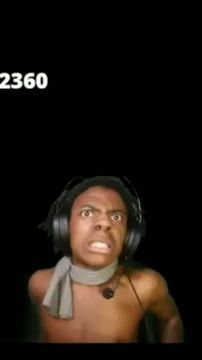
#> input picture frame 27 of sample.mp4, 202 x 360 px
$ jupyter execute converting_colored_video_to_grey_scale_using_opencv.ipynb
#> lines starting #> are read from the running program, lines starting #| are printed output that depends on the picture
<a href="https://colab.research.google.com/github/NOTGOD6000/-Convert-Colored-Video-to-Grey-Scale-b-w-/blob/main/converting_colored_video_to_grey_scale_using_opencv.ipynb" target="_parent"></a>

[cell 1]
# Required Libraries
import cv2                   # OpenCV for video processing
from pathlib import Path     # Clean path handling

# Video conversion function
def convert_video_to_grayscale(input_video_path, output_video_path):
    """
    Converts a color video to grayscale and saves it as a new video file.
    """
#> called with input_video_path = '/content/sample.mp4', output_video_path = 'Downloads'
    input_path = Path(input_video_path)
    if not input_path.is_file():
        print("Error: Input video file not found.")
        return

    # Open the video file
    cap = cv2.VideoCapture(str(input_path))
    if not cap.isOpened():
        print("Failed to open the video.")
        return

    # Get video details
    width  = int(cap.get(cv2.CAP_PROP_FRAME_WIDTH))
    height = int(cap.get(cv2.CAP_PROP_FRAME_HEIGHT))
    fps    = cap.get(cv2.CAP_PROP_FPS)
    codec  = cv2.VideoWriter_fourcc(*'XVID')  # You can use 'MP4V' or other codecs

    # Prepare output video writer
    out = cv2.VideoWriter(str(output_video_path), codec, fps, (width, height), isColor=False)

    print(f"Converting video to grayscale...\nInput: {input_video_path}\nOutput: {output_video_path}")

    while True:
        ret, frame = cap.read()
#> frame is the input picture: shape (360, 202, 3); mean B, G, R 16.9, 23.6, 30.6
        if not ret:
            break

        gray_frame = cv2.cvtColor(frame, cv2.COLOR_BGR2GRAY)
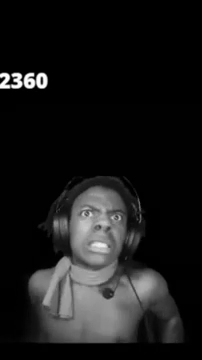
#> gray_frame: shape (360, 202); min 0, max 255, mean 25.1
        out.write(gray_frame)

    # Cleanup
    cap.release()
    out.release()
    print("Conversion complete! Grayscale video saved successfully.")

# Main Execution
if __name__ == "__main__":
    print("Grayscale Video Converter")

    # Input and Output Paths (customize as needed)
    # Replace these placeholder paths with the actual paths to your files in Google Drive
    input_video = r"/content/sample.mp4"
    output_video = r"Downloads"

    convert_video_to_grayscale(input_video, output_video)


$ run again, starting later in the video
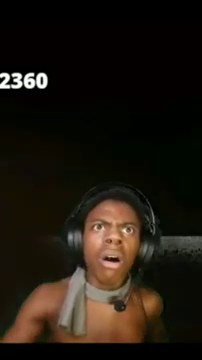
#> input picture frame 125 of sample.mp4, 202 x 360 px
#> in convert_video_to_grayscale, frame is the input picture: shape (360, 202, 3); mean B, G, R 15.7, 24.3, 31.9
#> in convert_video_to_grayscale, `gray_frame = cv2.cvtColor(frame, cv2.COLOR_BGR2GRAY)`:
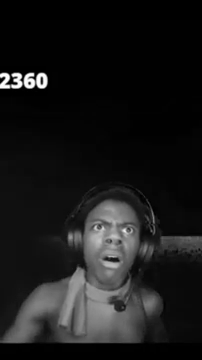
#> gray_frame: shape (360, 202); min 0, max 255, mean 25.5

$ run again, starting later in the video
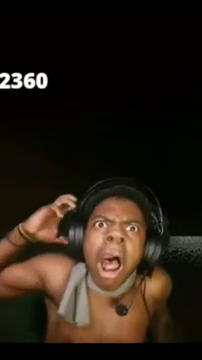
#> input picture frame 223 of sample.mp4, 202 x 360 px
#> in convert_video_to_grayscale, frame is the input picture: shape (360, 202, 3); mean B, G, R 19.6, 29.8, 39.9
#> in convert_video_to_grayscale, `gray_frame = cv2.cvtColor(frame, cv2.COLOR_BGR2GRAY)`:
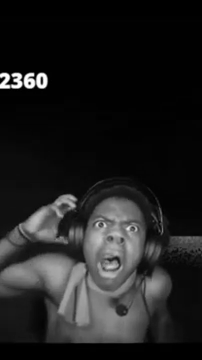
#> gray_frame: shape (360, 202); min 0, max 255, mean 31.5
